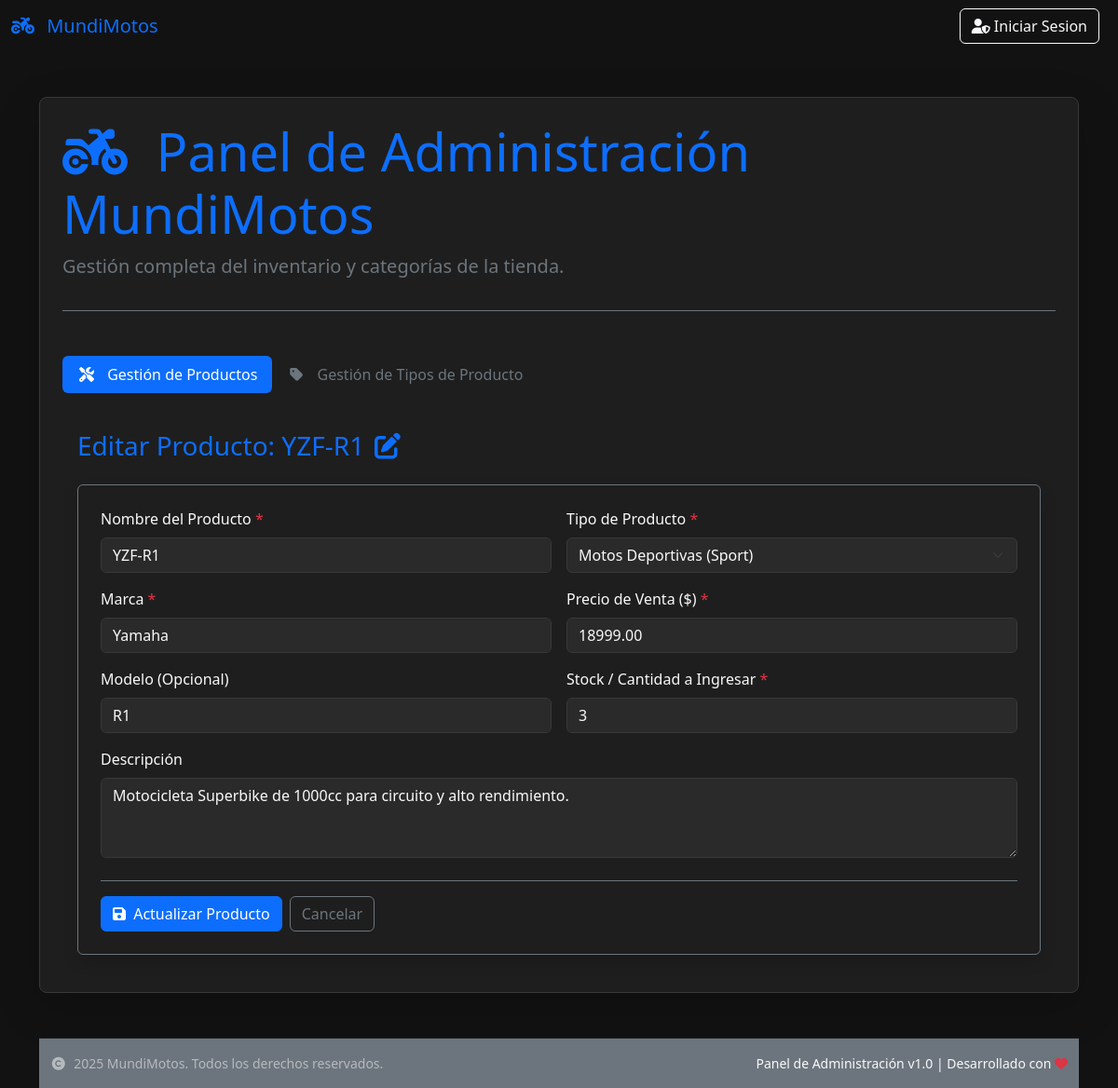
/dashboard.php?tab=productos&action=editar&id=1, run on the app's committed database.
### tables this page shows
CREATE TABLE `productos` (
  `ProductoID` int(11) NOT NULL,
  `TipoProductoID` int(11) NOT NULL,
  `NombreProducto` varchar(255) NOT NULL,
  `Marca` varchar(100) NOT NULL,
  `Modelo` varchar(100) DEFAULT NULL,
  `PrecioVenta` decimal(10,2) NOT NULL,
  `Stock` int(11) NOT NULL,
  `Descripcion` text DEFAULT NULL,
  `Estado` enum('Activo','Inactivo') NOT NULL DEFAULT 'Activo'
);

CREATE TABLE `tiposdeproducto` (
  `TipoProductoID` int(11) NOT NULL,
  `NombreTipo` varchar(100) NOT NULL,
  `Estado` enum('Activo','Inactivo') NOT NULL DEFAULT 'Activo'
);

### includes/crud_productos.php (the view, shortened to what this page needs)
<?php
$action = $_GET['action'] ?? 'list';
$producto_id = $_GET['id'] ?? null;
$errores_validacion = [];
$datos_formulario = [];
if ($action == 'editar' && $producto_id && empty($errores_validacion)) {
    try {
        $stmt = $conexion->prepare("SELECT * FROM productos WHERE ProductoID = :id");
        $stmt->bindParam(':id', $producto_id, PDO::PARAM_INT);
        $stmt->execute();
        $producto_a_editar = $stmt->fetch(PDO::FETCH_ASSOC);
        if ($producto_a_editar) {
            $datos_formulario = $producto_a_editar;
        } else {
            $mensaje = '<div class="alert alert-warning alert-dismissible fade show" role="alert">
                <strong>⚠️ Advertencia:</strong> Producto no encontrado para editar.
                <button type="button" class="btn-close" data-bs-dismiss="alert" aria-label="Close"></button>
            </div>';
            $action = 'list';
        }
    } catch (PDOException $e) {
        $mensaje = '<div class="alert alert-danger alert-dismissible fade show" role="alert">
            <strong>❌ Error:</strong> Error al cargar producto para editar: ' . $e->getMessage() . '
            <button type="button" class="btn-close" data-bs-dismiss="alert" aria-label="Close"></button>
        </div>';
        $action = 'list';
    }
}
$tipos_productos = [];
try {
    $stmt_tipos = $conexion->query("SELECT TipoProductoID, NombreTipo FROM tiposdeproducto WHERE Estado = 'Activo' ORDER BY NombreTipo");
    $tipos_productos = $stmt_tipos->fetchAll(PDO::FETCH_ASSOC);
} catch (PDOException $e) {
}
if ($action == 'crear' || $action == 'editar'):
?>
    <h3 class="mb-4 text-primary">
        <?= ($action == 'crear' ? 'Ingresar o Sumar Stock de Producto' : 'Editar Producto: ' . htmlspecialchars($datos_formulario['NombreProducto'] ?? '')) ?>
        <i class="fas <?= ($action == 'crear' ? 'fa-truck-loading' : 'fa-edit') ?> fa-fw"></i>
    </h3>
    <div class="card custom-dark-bg-card p-4 border-secondary shadow">
        <form action="dashboard.php?tab=productos" method="POST">
            <div class="row g-3">
                <div class="col-md-6">
                    <div class="mb-3">
                        <label for="nombre" class="form-label">Nombre del Producto <span class="text-danger">*</span></label>
                        <input type="text" class="form-control <?= isset($errores_validacion['NombreProducto']) ? 'is-invalid' : '' ?>"
                               id="nombre" name="NombreProducto"
                               value="<?= htmlspecialchars($datos_formulario['NombreProducto'] ?? '') ?>" required>
                    </div>
                    <div class="mb-3">
                        <label for="marca" class="form-label">Marca <span class="text-danger">*</span></label>
                        <input type="text" class="form-control <?= isset($errores_validacion['Marca']) ? 'is-invalid' : '' ?>"
                               id="marca" name="Marca"
                               value="<?= htmlspecialchars($datos_formulario['Marca'] ?? '') ?>" required>
                    </div>
                    <div class="mb-3">
                        <label for="modelo" class="form-label">Modelo (Opcional)</label>
                        <input type="text" class="form-control" id="modelo" name="Modelo"
                               value="<?= htmlspecialchars($datos_formulario['Modelo'] ?? '') ?>">
                    </div>
                </div>
                <div class="col-md-6">
                    <div class="mb-3">
                        <label for="tipoid" class="form-label">Tipo de Producto <span class="text-danger">*</span></label>
                        <select class="form-select <?= isset($errores_validacion['TipoProductoID']) ? 'is-invalid' : '' ?>"
                                 id="tipoid" name="TipoProductoID" required>
                            <?php foreach ($tipos_productos as $tipo): ?>
                                <option value="<?= $tipo['TipoProductoID'] ?>" class="bg-dark text-light"
                                    <?= (($datos_formulario['TipoProductoID'] ?? '') == $tipo['TipoProductoID']) ? 'selected' : '' ?>>
                                    <?= htmlspecialchars($tipo['NombreTipo']) ?>
                                </option>
                            <?php endforeach; ?>
                        </select>
                    </div>
                    <div class="mb-3">
                        <label for="precio" class="form-label">Precio de Venta ($) <span class="text-danger">*</span></label>
                        <input type="number" step="0.01" class="form-control <?= isset($errores_validacion['PrecioVenta']) ? 'is-invalid' : '' ?>"
                               id="precio" name="PrecioVenta"
                               value="<?= htmlspecialchars($datos_formulario['PrecioVenta'] ?? '') ?>" required>
                    </div>
                    <div class="mb-3">
                        <label for="stock" class="form-label">Stock / Cantidad a Ingresar <span class="text-danger">*</span></label>
                        <input type="number" class="form-control <?= isset($errores_validacion['Stock']) ? 'is-invalid' : '' ?>"
                               id="stock" name="Stock"
                               value="<?= htmlspecialchars($datos_formulario['Stock'] ?? '0') ?>" required>
                    </div>
                </div>
            </div>
            <div class="mb-4">
                <label for="descripcion" class="form-label">Descripción</label>
                <textarea class="form-control" id="descripcion" name="Descripcion" rows="3"><?= htmlspecialchars($datos_formulario['Descripcion'] ?? '') ?></textarea>
            </div>
            <div class="d-flex justify-content-start border-top border-secondary pt-3">
                <button type="submit" class="btn btn-primary me-2"><i class="fas fa-save me-1"></i> <?= ($action == 'crear' ? 'Procesar Ingreso / Stock' : 'Actualizar Producto') ?></button>
                <a href="dashboard.php?tab=productos" class="btn btn-outline-secondary">Cancelar</a>
            </div>
        </form>
    </div>
<?php endif; ?>

### css/custom.css (style rules this page uses)
:root { --dark-background: #121212; --dark-card-bg: #1e1e1e; --dark-nav-bg: #2a2a2a; --dark-border-color: #383838; --primary-color: #0d6efd; }
body.bg-dark { background-color: var(--dark-background) !important; color: #f8f9fa; }
.form-label { color: #f8f9fa !important; }
.card { color: #f8f9fa; }
.custom-dark-bg-card { background-color: var(--dark-card-bg); border: 1px solid var(--dark-border-color); }
.form-control, .form-select { background-color: #2a2a2a; color: #f8f9fa; border-color: var(--dark-border-color); }

### data on the page
productos: NombreProducto "YZF-R1", Marca "Yamaha", Modelo "R1", TipoProductoID "Motos Deportivas (Sport)", PrecioVenta "18999.00", Stock "3", Descripcion "Motocicleta Superbike de 1000cc para circuito y alto rendimiento."
